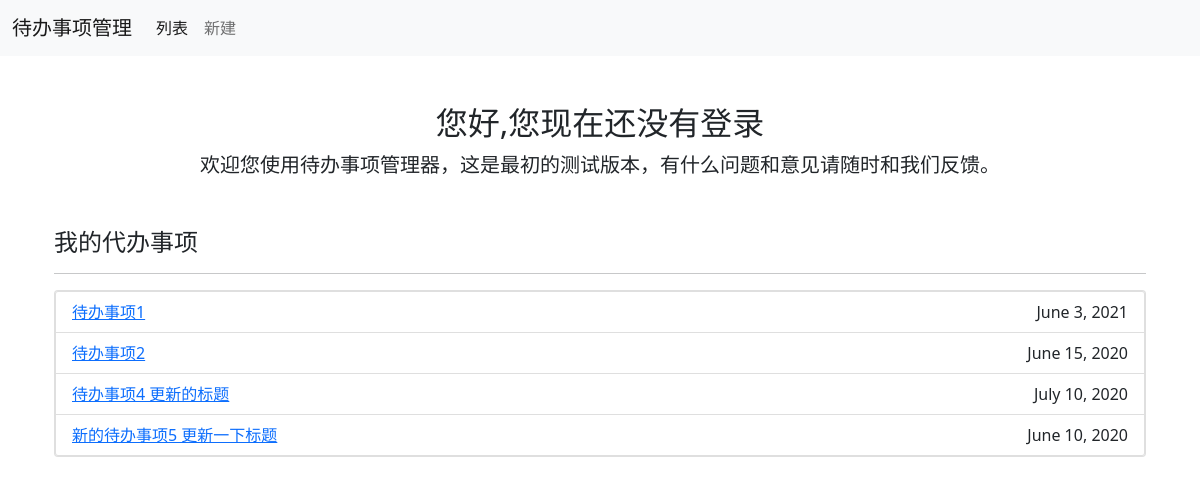
Before: / with the older database file.
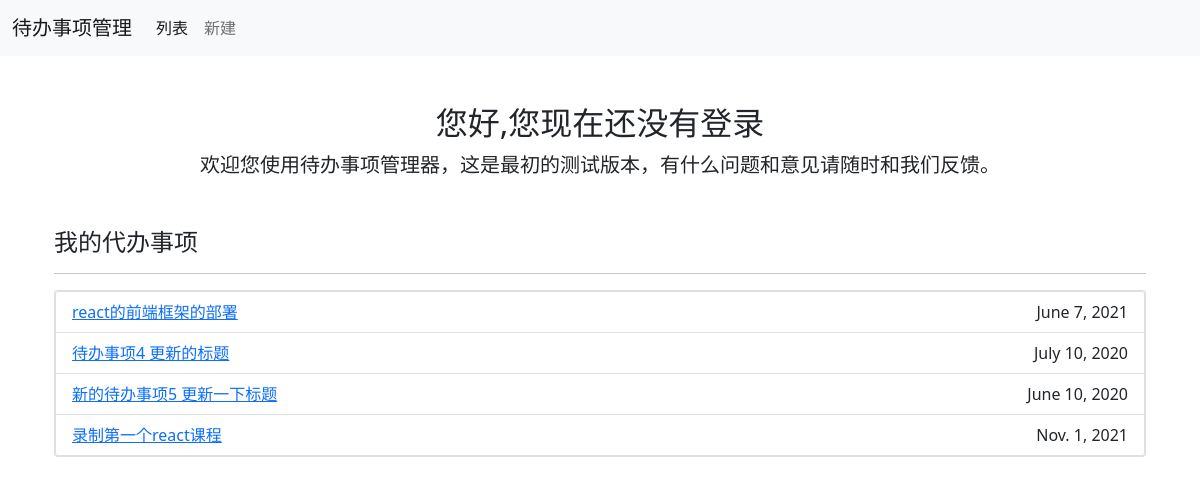
After: the same page with the newer database file.
### todo/models.py (models this page shows, shortened)
class Todo(models.Model):
    name = models.CharField(max_length=100)
    due_date = models.DateField()

### todo/views.py (the view)
# urls.py: path('',todo_list),
def todo_list(request):
    todos = Todo.objects.all()
    context = {
        "todo_list":todos
    }
    return render(request,"todo/todo_list.html",context)

### todo/templates/todo/todo_list.html
{% extends "base.html" %}
{% block content %}
    <section>
        <div class="container">
            <div class="row justify-content-center text-center mt-5">
                <div class="col12">
                    {% if request.user.is_authenticated %}
                        <h2>您好，{{ request.usere.username }}</h2>
                    {% else %}
                        <h2>您好,您现在还没有登录</h2>
                    {% endif %}
                    <span class="lead">
                        欢迎您使用待办事项管理器，这是最初的测试版本，有什么问题和意见请随时和我们反馈。
                    </span>
                </div>
            </div>
            <div class="row justify-content-center mt-5">
                <div class="col12">
                    <h4>我的代办事项</h4>
                    <hr/>
                    <div class="card">
                        <ul class="list-group">
                            {% for todo in todo_list %}
                                <li class="list-group-item d-flex justify-content-between">
                                    <a href="/{{ todo.id }}">{{ todo.name }}</a>
                                    <span>{{todo.due_date}}</span>
                                </li>
                            {% endfor %}
                        </ul>
                    </div>
                </div>
            </div>
        </div>
    </section>
{% endblock %}

### templates/base.html (shortened to what this page needs)
<!doctype html>
<html lang="en">
  <head>
    <link href="https://cdn.jsdelivr.net/npm/bootstrap@5.0.1/dist/css/bootstrap.min.css" rel="stylesheet">
  </head>
  <body>
    <nav class="navbar navbar-expand-lg navbar-light bg-light">
        <div class="container-fluid">
          <a class="navbar-brand" href="#">待办事项管理</a>
          <div class="collapse navbar-collapse" id="navbarSupportedContent">
            <ul class="navbar-nav me-auto mb-2 mb-lg-0">
              <li class="nav-item">
                <a class="nav-link active" aria-current="page" href="/">列表</a>
              </li>
              <li class="nav-item">
                <a class="nav-link" href="/create/">新建</a>
              </li>
            </ul>
          </div>
        </div>
      </nav>
    <div class="container">
    {% block content %}
    {% endblock %}
    </div>
  </body>
</html>

Changed rows visible on the page:
removed Todo: name "待办事项1", due_date "June 3, 2021"
removed Todo: name "待办事项2", due_date "June 15, 2020"
added Todo: name "react的前端框架的部署", due_date "June 7, 2021"
added Todo: name "录制第一个react课程", due_date "Nov. 1, 2021"
